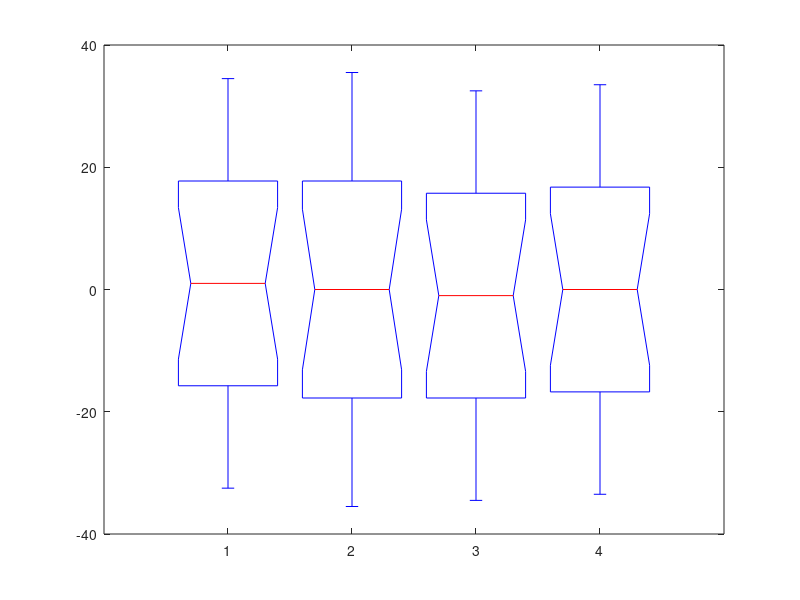

Here is the MATLAB script that generated this plot: (Note: this script raises an error after producing the figure.)
clear all
clc
%specify levels for each feature
%three features in total
newfName = 'uniqueF3_F1F2_3levels_Cattest_candidate';
F1_level = [10 15 20];
F2_level = [20 15 10];
F1_level_num = length(F1_level);
F2_level_num = length(F2_level);

mtr = ones(F2_level_num,F1_level_num);
start = F1_level_num;
step = [1,2,3];

total = [3,6,9];
%total = [3,5,7];%sum for each level
F3Set = 4;%2 train cat; 2 test cat; 2 memory test
%%%
F3 = 1:(sum(total)*F3Set);
for ii = 1:F3Set
    ff3(ii).orig = F3(ii:F3Set:end);
    ff3(ii).t(1).x = ff3(ii).orig(1:F3Set:end);
    ff3(ii).t(2).x = ff3(ii).orig(2:F3Set:end);
    ff3(ii).t(3).x = ff3(ii).orig(3:F3Set:end);
    ff3(ii).t(4).x = ff3(ii).orig(4:F3Set:end);
end

sets = [
    4,1,2,3;
    3,4,1,2;
    2,3,4,1];

%sets = sets(randperm(size(sets,1)),:);

for in = 1:size(sets,1)
    index = sets(in,:);
    ff3(1).orig(in:F3Set:end)=ff3(index(1)).t(in).x;
    ff3(2).orig(in:F3Set:end)=ff3(index(2)).t(in).x;
    ff3(3).orig(in:F3Set:end)=ff3(index(3)).t(in).x;
    ff3(4).orig(in:F3Set:end)=ff3(index(4)).t(in).x;
end

for ii = 1:F3Set
    testmtr(:,ii)=ff3(ii).orig';
end
anova1(testmtr)

close all
%F1:
for currLevel = 1:3%loop through each level -- all possible ways to sum up as total
    if sum(mtr(:,currLevel)) ~= total(currLevel)
        partitions_mtr = partitions(total(currLevel));
        
        f = 1;
        for irow = 1:size(partitions_mtr,1)
            row = partitions_mtr(irow,:);
            for ii = 1:size(row,2)
                if row(ii)>0
                    com(ii).row = repmat(ii,1,row(ii));
                end
            end
            
            if length([com(:).row])==F1_level_num
                partition_results(currLevel).mtr(f,:) = [com(:).row];
                f=f+1;
            end
            clear com row
        end
    end
end


%generate all possible mtrs
first = ones(1,3);
index = 1;
for l2 = 1:size(partition_results(2).mtr,1)
    second = partition_results(2).mtr(l2,:);
    for l3 = 1:size(partition_results(3).mtr,1)
        third = partition_results(3).mtr(l3,:);
        final(index).mtr = [first;second;third];
        index = index+1;
    end
end

%calculate best performance
c = 1;
for ifinal = 1:length(final)
    final(ifinal).sumrow = sum(final(ifinal).mtr);
    final(ifinal).sumcol = sum(final(ifinal).mtr,2);
    
    temp = flipud(fliplr(final(ifinal).mtr));%mtr for the other category
    totalnum = temp+final(ifinal).mtr;
    
    cat1prob = temp./totalnum;
    cat2prob = final(ifinal).mtr./totalnum;
    
    for irow = 1:size(cat1prob,1)
        for icol = 1:size(cat1prob,2)
            larger_prob(irow,icol) = max(cat1prob(irow,icol),cat2prob(irow,icol));
            larger_prob(irow,icol) = larger_prob(irow,icol)*totalnum(irow,icol);
        end
    end
    totalprob = sum(sum(larger_prob));
    final(ifinal).optimal = totalprob/sum(sum(totalnum));
    
    if isequal(final(ifinal).sumrow,total)
        candidate(c).mtrCatA = final(ifinal).mtr;
        candidate(c).mtrCatB = temp;
        candidate(c).optima_per = final(ifinal).optimal;
        c = c+1;
    end
    clear temp
end
%%%%%%%%%%%%%%%%%%%%%%%%%%%%%%%%%%%%%%%%%%%%%%%%%%%%%%%%%%%%%%%%%%%%%%%%%%%%
%generate parameter list
for c = 1:length(candidate)
    newdir = [newfName,num2str(c,'%02d')];
    if ~exist(newdir)
        mkdir(newdir)
        cd(newdir)
    else
        cd(newdir)
    end
    paramA = [];
    paramB = [];
    for irow = 1:size(candidate(c).mtrCatA,1)
        tempF2 = F2_level(irow);
        for icol = 1:size(candidate(c).mtrCatA,2)
            tempF1 = F1_level(icol);
            temp = [tempF1 tempF2];
            paramA = [paramA; repmat(temp,candidate(c).mtrCatA(irow,icol),1)];
            
            paramB = [paramB; repmat(temp,candidate(c).mtrCatB(irow,icol),1)];
        end
    end
    %candidate(c).paramA = paramA;
    %candidate(c).paramB = paramB;
    %%feature03
    Atemp3 = ff3(3).orig;
    Atemp3 = Atemp3(randperm(length(Atemp3)))';
    candidate(c).paramA = [paramA Atemp3];%F3(randperm(size(temp2,1)));
    
    Btemp3 = ff3(4).orig;
    Btemp3 = Btemp3(randperm(length(Btemp3)))';
    candidate(c).paramB = [paramB Btemp3];
    
    candidate(c).param = [candidate(c).paramA;candidate(c).paramB];
    
    %%%%
    Catlabels = zeros(size(candidate(c).param,1),1);
    Catlabels(1:length(Atemp3))=1;
    
    candidate(c).paramlabels = [candidate(c).param Catlabels eye(size(Catlabels,1))];
    
    clear t1 t2 t3 t12 t22 t32
    %%%Plot
    color1 = [0.9 0.4 0.4];%color for category A (red)
    color2 = [0.4 0.4 0.9]; % color for category B (blue)
    C = [];
    for ii = 1:size(candidate(c).paramA,1)
        C = [C; color1];
    end
    
    for ii = 1:size(candidate(c).paramB,1)
        C = [C; color2];
    end
    
    for ii = 10:10:100
        h=figure(1);scatter3(candidate(c).param(:,1),candidate(c).param(:,2),candidate(c).param(:,3),120,C,'fill')
        view(ii,30)
        title(['candidate ' num2str(c) ' optimal ' num2str(candidate(c).optima_per) ' stimuli dimension train ',num2str(ii,'%03d')])
        img_name = ['candidate' num2str(c) 'optimal' num2str(candidate(c).optima_per) 'stimuli_dimension_train',num2str(ii,'%03d'),'.jpg'];
        saveas(h,img_name)
        %pause
    end
    
    
    %% Novel objects for memory test
    Newtemp3A = ff3(1).orig;
    Newtemp3B = ff3(2).orig;
    
    NewparamA = [paramA Newtemp3A(randperm(length(Newtemp3A)))'];
    NewparamB = [paramB Newtemp3B(randperm(length(Newtemp3B)))'];
    
    
    candidate(c).NewparamA = NewparamA;
    candidate(c).NewparamB = NewparamB;
    candidate(c).Newparam = [NewparamA;NewparamB];
    
    
    NewCatlabels = zeros(size(candidate(c).Newparam,1),1);
    NewCatlabels(1:length(NewparamA))=1;
    
    candidate(c).Newparamlabels = [candidate(c).Newparam NewCatlabels eye(size(NewCatlabels,1))];
    
    
    %%%%%plot
    colorNew1 = [0.6 0.2 0.3];%color for category A (red)
    colorNew2 = [0.3 0.2 0.6]; % color for category B (blue)
    %C = [];
    for ii = 1:size(NewparamA,1)
        C = [C; colorNew1];
    end
    
    for ii = 1:size(NewparamB,1)
        C = [C; colorNew2];
    end
    
    %%% labels for train and test stimuli sets
    candidate(c).allparam = [candidate(c).param ones(size(candidate(c).param,1),1); candidate(c).Newparam zeros(size(candidate(c).Newparam,1),1)];
    
    %%%Plot
    for ii = 10:10:100
        h=figure(2);scatter3(candidate(c).allparam(:,1),candidate(c).allparam(:,2),candidate(c).allparam(:,3),120,C,'fill')
        view(ii,30)
        img_name = ['candidate ' num2str(c) ' optimal ' num2str(candidate(c).optima_per) ' stimuli_dimension_train_test_',num2str(ii,'%03d'),'.jpg'];
        saveas(h,img_name)
        %pause
    end%
    
    %%
    fname_train = ['candidate',num2str(c),'_optimal',num2str(round(candidate(c).optima_per,2)*100),'_stimuli_param_uniqueF3_train.csv'];
    %     save
    csvwrite(fname_train,candidate(c).paramlabels)
    
    fname_test = ['candidate',num2str(c),'_optimal',num2str(round(candidate(c).optima_per,2)*100),'_stimuli_param_uniqueF3_test.csv'];
    %     save
    csvwrite(fname_test,candidate(c).Newparamlabels)
    cd ../
end

save(newfName,'candidate')



